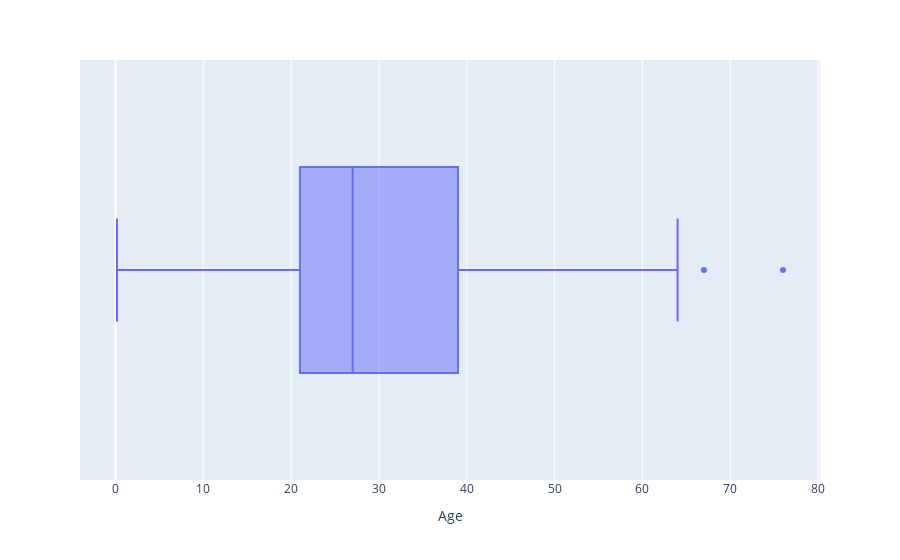

Here is the notebook cell this chart was saved with:
### Code cell
px.box(df, 'Age')

### Figure 1 — Plotly figure (JSON) as saved in the notebook; plotly's stock layout.template omitted (floating-point values rounded to 4 significant figures; data arrays with more than 128 entries replaced by an {"elided": "..."} marker saying what was removed)
{"data": [{"alignmentgroup": "True", "hovertemplate": "Age=%{x}<extra></extra>", "legendgroup": "", "marker": {"color": "#636efa"}, "name": "", "notched": false, "offsetgroup": "", "orientation": "h", "showlegend": false, "type": "box", "x": {"elided": "418 float values"}, "x0": " ", "xaxis": "x", "y0": " ", "yaxis": "y"}], "layout": {"boxmode": "group", "legend": {"tracegroupgap": 0}, "margin": {"t": 60}, "xaxis": {"anchor": "y", "domain": [0, 1], "title": {"text": "Age"}}, "yaxis": {"anchor": "x", "domain": [0, 1]}}}
